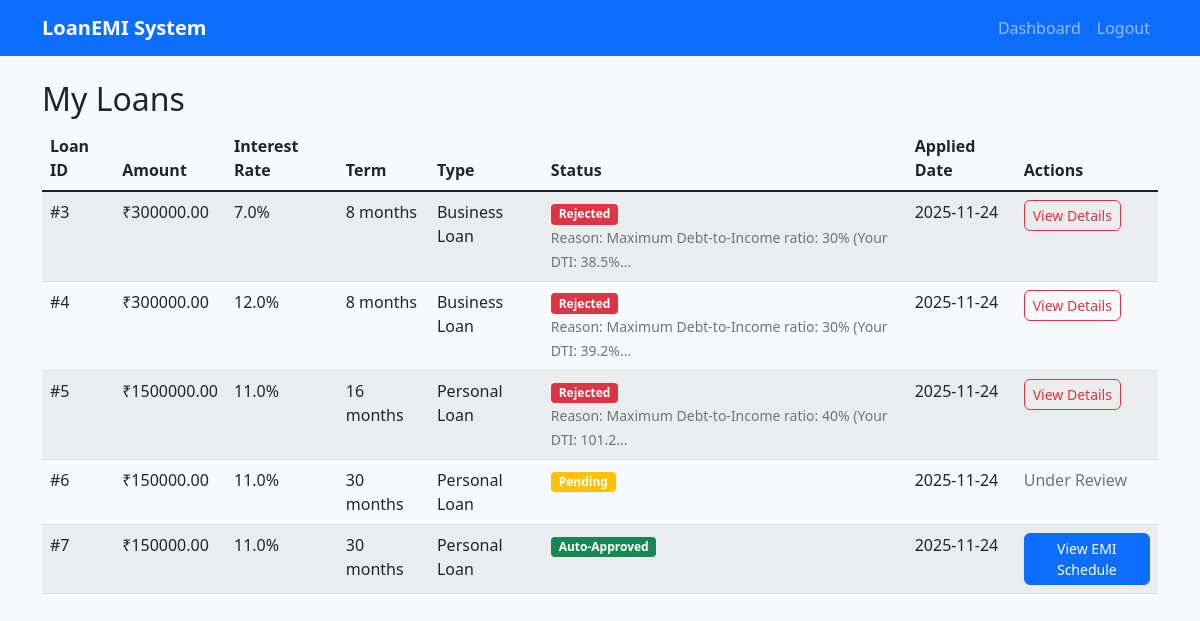
Page /view_loans (signed in) on the committed database.
### database.py (models this page shows)
class Loan(db.Model):
    id = db.Column(db.Integer, primary_key=True)
    user_id = db.Column(db.Integer, db.ForeignKey('user.id'), nullable=False)
    loan_amount = db.Column(db.Float, nullable=False)
    interest_rate = db.Column(db.Float, nullable=False)
    loan_term = db.Column(db.Integer, nullable=False)  # in months
    loan_type = db.Column(db.String(50), nullable=False)
    status = db.Column(db.String(20), default='Pending')  # Pending, Approved, Rejected
    rejection_reason = db.Column(db.Text)
    created_at = db.Column(db.DateTime, default=datetime.utcnow)
    start_date = db.Column(db.DateTime)
    emis = db.relationship('EMI', backref='loan', lazy=True)

### app.py (the view)
@app.route('/view_loans')
@login_required
def view_loans():
    loans = Loan.query.filter_by(user_id=current_user.id).all()
    return render_template('view_loans.html', loans=loans)

### app.py (called while the page is built)
@login_manager.user_loader
def load_user(user_id):
    return User.query.get(int(user_id))

### database.py (called while the page is built)
    @property
    def is_authenticated(self):
        return True

### templates/view_loans.html (shortened to what this page needs)
{% extends "base.html" %}
{% block content %}
<div class="row">
    <div class="col-12">
        <h2>My Loans</h2>
        {% if loans %}
        <div class="table-responsive">
            <table class="table table-striped">
                <thead>
                    <tr>
                        <th>Loan ID</th>
                        <th>Amount</th>
                        <th>Interest Rate</th>
                        <th>Term</th>
                        <th>Type</th>
                        <th>Status</th>
                        <th>Applied Date</th>
                        <th>Actions</th>
                    </tr>
                </thead>
                <tbody>
                    {% for loan in loans %}
                    <tr>
                        <td>#{{ loan.id }}</td>
                        <td>₹{{ "%.2f"|format(loan.loan_amount) }}</td>
                        <td>{{ loan.interest_rate }}%</td>
                        <td>{{ loan.loan_term }} months</td>
                        <td>{{ loan.loan_type }}</td>
                        <td>
                            <span class="badge
                                {% if loan.status == 'Approved' or loan.status == 'Auto-Approved' %}bg-success
                                {% elif loan.status == 'Rejected' %}bg-danger
                                {% else %}bg-warning{% endif %}">
                                {% if loan.status == 'Auto-Approved' %}
                                     Auto-Approved
                                {% else %}
                                    {{ loan.status }}
                                {% endif %}
                            </span>
                            {% if loan.status == 'Rejected' and loan.rejection_reason %}
                            <br>
                            <small class="text-muted" data-bs-toggle="tooltip" title="{{ loan.rejection_reason }}">
                                Reason: {{ loan.rejection_reason[:50] }}{% if loan.rejection_reason|length > 50 %}...{% endif %}
                            </small>
                            {% endif %}
                        </td>
                        <td>{{ loan.created_at.strftime('%Y-%m-%d') }}</td>
                        <td>
                            {% if loan.status == 'Approved' or loan.status == 'Auto-Approved' %}
                            <a href="{{ url_for('payment_history', loan_id=loan.id) }}" class="btn btn-sm btn-primary">
                                View EMI Schedule
                            </a>
                            {% elif loan.status == 'Rejected' %}
                            <button class="btn btn-sm btn-outline-danger" data-bs-toggle="modal" data-bs-target="#rejectionModal{{ loan.id }}">
                                View Details
                            </button>
                            {% else %}
                            <span class="text-muted">Under Review</span>
                            {% endif %}
                        </td>
                    </tr>
                    {% endfor %}
                </tbody>
            </table>
        </div>
        {% else %}
        <div class="alert alert-info">
            <p>You haven't applied for any loans yet.</p>
            <a href="{{ url_for('apply_loan') }}" class="btn btn-primary">Apply for Your First Loan</a>
        </div>
        {% endif %}
    </div>
</div>
{% endblock %}

### templates/base.html (shortened to what this page needs)
<!DOCTYPE html>
<html lang="en">
<head>
    <link href="https://cdn.jsdelivr.net/npm/bootstrap@5.1.3/dist/css/bootstrap.min.css" rel="stylesheet">
    <link rel="stylesheet" href="{{ url_for('static', filename='css/style.css') }}">
</head>
<body>
    <nav class="navbar navbar-expand-lg navbar-dark bg-primary">
        <div class="container">
            <a class="navbar-brand" href="{{ url_for('index') }}">LoanEMI System</a>
            <div class="navbar-nav ms-auto">
                {% if current_user.is_authenticated %}
                    <a class="nav-link" href="{{ url_for('dashboard') }}">Dashboard</a>
                    <a class="nav-link" href="{{ url_for('logout') }}">Logout</a>
                {% else %}
                    <a class="nav-link" href="{{ url_for('login') }}">Login</a>
                    <a class="nav-link" href="{{ url_for('register') }}">Register</a>
                {% endif %}
            </div>
        </div>
    </nav>
    <div class="container mt-4">
        {% block content %}{% endblock %}
    </div>
</body>
</html>

### static/css/style.css (style rules this page uses)
body { background-color: #f8f9fa; }
.navbar-brand { font-weight: bold; }
.table th { border-top: none; font-weight: 600; }
.btn { border-radius: 0.375rem; }

### rows in the picture
Loan: id "3", loan_amount "300000.00", interest_rate "7.0", loan_term "8", loan_type "Business Loan", status "Rejected", rejection_reason "Maximum Debt-to-Income ratio: 30% (Your DTI: 38.5%", created_at "2025-11-24"
Loan: id "4", loan_amount "300000.00", interest_rate "12.0", loan_term "8", loan_type "Business Loan", status "Rejected", rejection_reason "Maximum Debt-to-Income ratio: 30% (Your DTI: 39.2%", created_at "2025-11-24"
Loan: id "5", loan_amount "1500000.00", interest_rate "11.0", loan_term "16", loan_type "Personal Loan", status "Rejected", rejection_reason "Maximum Debt-to-Income ratio: 40% (Your DTI: 101.2", created_at "2025-11-24"
Loan: id "6", loan_amount "150000.00", interest_rate "11.0", loan_term "30", loan_type "Personal Loan", status "Pending", created_at "2025-11-24", shows "Under Review"
Loan: id "7", loan_amount "150000.00", interest_rate "11.0", loan_term "30", loan_type "Personal Loan", status "Auto-Approved", created_at "2025-11-24"
